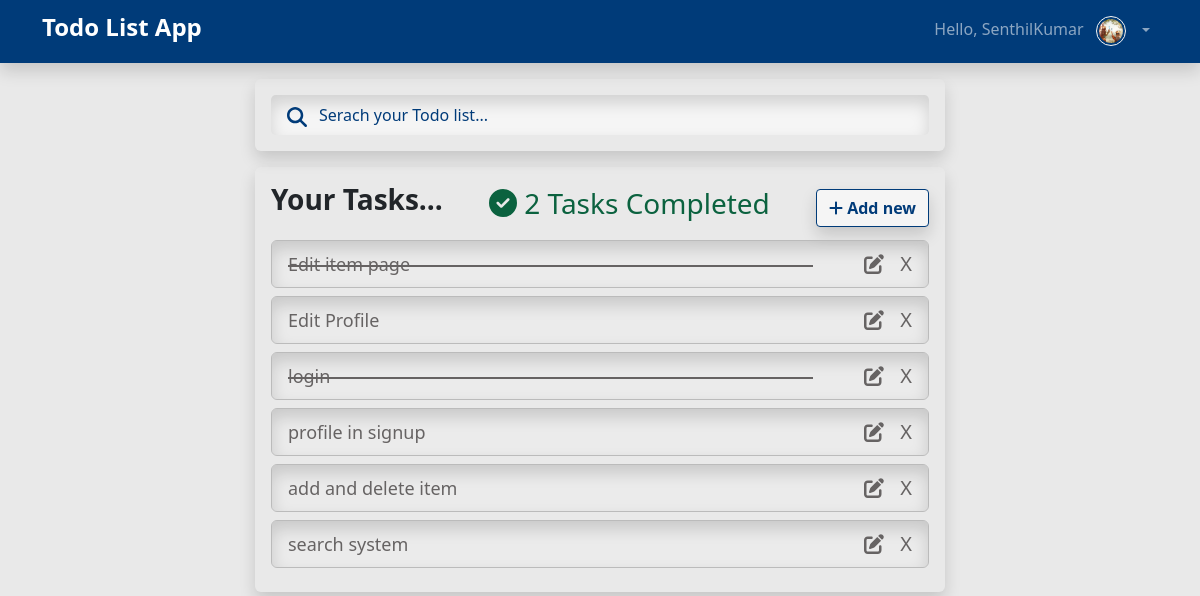
Page / (signed in) on the earlier database version.
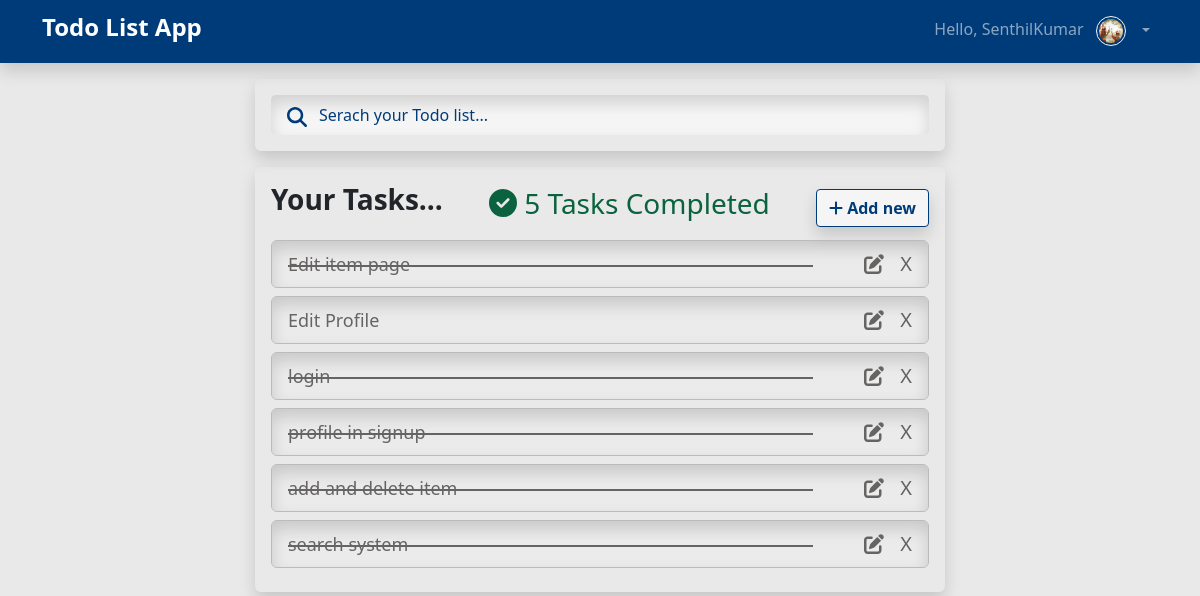
Same page on the later database version.
### todo_app/models.py (models this page shows, shortened)
class User(AbstractUser):
    profile_img = models.ImageField(upload_to='profile_images', blank=False, null=False, default='profile_images/default_user.png')

class TodoList(models.Model):
    username = models.ForeignKey(User, on_delete=models.CASCADE, null=False)
    title = models.CharField(max_length=200, null=False, blank=False)
    description = models.TextField(null=True, blank=False)
    is_completed = models.BooleanField(null=False, blank=False, default=0)

### todo_app/views.py (the view)
# urls.py: path('', views.home, name= 'home'),
@login_required(login_url='login')
def home(request):
    username = request.user
    items_obj = TodoList.objects.filter(username=username)
    items_count = TodoList.objects.filter(username=username,is_completed=1).count()
    return render(request, 'todo_app/home.html', { 'items' : items_obj, 'items_count' : items_count  })

### templates/todo_app/home.html (shortened to what this page needs)
{% extends 'layouts/base.html' %}
{% block content %}
<main class="row mt-3">
    <div class="col-lg-7 col-md-9 col-sm-10 col-11">
        <div class="add-container">
            <i class="fa-solid fa-magnifying-glass search-icon"></i>
            <input type="text" placeholder="Serach your Todo list..." id="search-item"
                class="w-100 p-2 ps-5 rounded-3" onkeyup="Searching()" />
        </div>
        <div class="item-container">
            <div class="d-flex justify-content-between align-items-center">
                <h3 class="fw-bold mb-3">Your Tasks... </h3>
                <h3 style="color: var(--color1);">
                    <i class="fa-solid fa-circle-check"></i> {{items_count}} Tasks Completed
                </h3>
                <button type="button" class="btn" id="add-btn" data-url="{% url 'add-item' %}"> <i
                        class="fa-solid fa-plus"></i> Add new </button>
            </div>
            {% for item in items %}
            <div class="item-box animate">
                {{item.title}}
                {% if item.is_completed %}
                <div class="strike-line"></div>
                {% endif %}
                <div class="d-flex">
                    <button type="submit" class="close-btn mx-3" id="edit-btn" data-url="{% url 'edit-item' item.pk %}"
                        onclick="edit_form(event)">
                        <i class="fa-solid fa-pen-to-square" data-url="{% url 'edit-item' item.pk %}"></i> </button>
                    <button type="submit" class="close-btn" id="delete-btn" data-url="{% url 'delete-item' item.pk %}"
                        onclick="delete_conform(event)">X</button>
                </div>
            </div>
            {% endfor %}
        </div>
    </div>
</main>
{% endblock content %}

### templates/layouts/base.html (shortened to what this page needs)
{% load static %}
<!DOCTYPE html>
<html lang="en">
<head>
    <link rel="stylesheet" href="{% static 'css/bootstrap/bootstrap.min.css' %}">
    <link href="{% static 'fontawesomefree/css/all.min.css' %}" rel="stylesheet" type="text/css">
    <link rel="stylesheet" href="{% static 'css/style.css' %}">
</head>
<body>
    <header>
        {% include 'inc/navbar.html' %}
    </header>
    {% block content %}
    {% endblock content %}
</body>
</html>

### templates/inc/navbar.html (shortened to what this page needs)
<nav class="navbar navbar-expand navbar-dark shadow">
    <div class="container">
        <a href="/" class="navbar-brand">
            <h4 class='fw-bold'>Todo List App</h4>
        </a>
        <ul class="navbar-nav">
            {% if user.is_authenticated %}
            <li class="nav-item dropdown">
                <a class="nav-link dropdown-toggle" href="#" id="dropdownId" data-bs-toggle="dropdown">
                    Hello, {{user}}
                    {% if user.profile_img %}
                    <img src="{{user.profile_img.url}}" alt="User Profile..." height="30" width="30"
                        class="profile mx-2">
                    {% endif %}
                </a>
            </li>
            {% endif %}
        </ul>
    </div>
</nav>

### static/css/style.css (style rules this page uses)
:root { --color1 : rgb(11, 98, 63); --color2 : rgba(0, 59, 121); --shadow : rgba(0,0,0,0.15); --transperant : rgba(255, 255, 255, 0.09); }
* { padding: 0; margin: 0; box-sizing: border-box; }
body { height: 100vh; background-color: rgba(185, 184, 184, 0.3); }
header { position: sticky; top: 0; left: 0; z-index: 1000; }
.navbar { background-color: var(--color2); backdrop-filter: blur(10px); }
.navbar-nav { margin-left: auto; display: flex; align-items: center; }
.profile { object-fit: cover; border-radius: 50%; border: 1px solid whitesmoke; padding: 2px; }
main { display: flex; justify-content: center; }
.add-container { padding: 16px; display: flex; justify-content: space-between; position: relative; border-radius: 6px; box-shadow: 0 .5rem 1rem var(--shadow); }
.add-container > input { background: whitesmoke; border: none; outline: none; box-shadow: inset 0 .5rem 1rem var(--shadow); }
.btn { background-color: whitesmoke; border:1px solid var(--color2) !important; color: var(--color2) !important; box-shadow: 0 .5rem 1rem var(--shadow); font-weight: bold; }
.item-container { padding: 16px; margin: 16px 0; border-radius: 6px; box-shadow: 0 .5rem 1rem var(--shadow); }
.item-box { display: flex; align-items: center; justify-content: space-between; padding: 8px 16px; margin: 8px 0; border-radius: 6px; background: rgba(255, 255, 255, 0.09); color: rgb(102, 99, 99); border: 1px solid rgb(187, 187, 187); box-shadow: inset 0 .5rem 1rem var(--shadow); transition: linear 0.5s; font-size: 18px; position: relative; }
.strike-line { position: absolute; width: 80%; height: 2px; margin-top: 4px; background-color: rgb(102, 99, 99); }
.close-btn { outline: none; border: none; color: rgb(102, 99, 99); font-size: 20px; background-color: transparent; }
.animate { animation: 1s animate; }

### templates/todo_app/home.html (style rules this page uses)
.search-icon { position: absolute; top: 28px; left: 32px; color: var(--color2); font-size: 20px; }
#search-item::placeholder { color: var(--color2); }

Differences in the rows shown:
changed TodoList "profile in signup": is_completed False → True (drawn)
changed TodoList "add and delete item": is_completed False → True (drawn)
changed TodoList "search system": is_completed False → True (drawn)
Other differences:
{{ items_count }}: "2" → "5"
